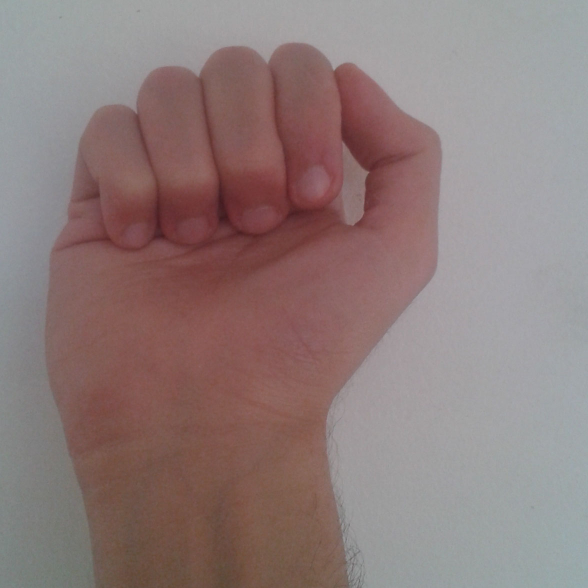
#> input picture Our Dataset/before preprocessing/A/A (1).jpg, 1176 x 1176 px (shown at 1/2 size); its folder holds only this picture in this run
$ jupyter execute --allow-errors '2 Prepare Our Dataset.ipynb'
#> lines starting #> are read from the running program, lines starting #| are printed output that depends on the picture; after the words box and inside, x2 and y2 are one past the last pixel; in counts of white or black regions, pixels touching at a corner belong together
#> (a cell that did not finish here is left out)

[cell 2]
import cv2
import glob
import os


data_path = "/content/drive/MyDrive/Colab Notebooks/ASL/Our Dataset/before preprocessing"
imgs = sorted(glob.glob(data_path+"/**/*.*", recursive=True))

n = 256

for i in imgs:
    img = cv2.imread(i, -1)
#> img is the input picture: shape (1176, 1176, 3); mean B, G, R 122.3, 123.6, 142.1
    re = cv2.resize(img, (n,n))
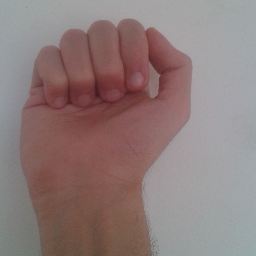
#> re: shape (256, 256, 3); mean B, G, R 122.2, 123.5, 142
    class_name = i[i.rfind('/')+1]
    file_name = i[i.rfind('/')+1:].replace('.jpg','')
    img = cv2.cvtColor(re, cv2.COLOR_BGR2RGB)
#> img: shape (256, 256, 3)
    gray = cv2.cvtColor(img, cv2.COLOR_RGB2GRAY)
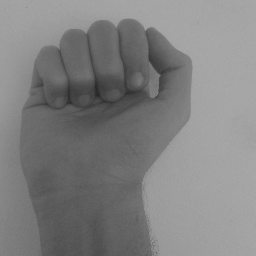
#> gray: shape (256, 256); min 37, max 170, mean 128.9
    gaus = cv2.GaussianBlur(gray,(5,5),2)
    adath = cv2.adaptiveThreshold(gaus,255,cv2.ADAPTIVE_THRESH_GAUSSIAN_C,cv2.THRESH_BINARY_INV,11,2)
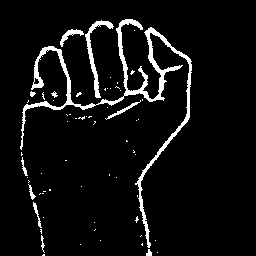
#> adath: shape (256, 256); 5.9% white; 64 white regions (53 under 20 px), largest, box (x1, y1, x2, y2) and area: (20, 19, 192, 248) 2814, (85, 20, 114, 98) 412, (60, 29, 84, 47) 134
    ret, thr = cv2.threshold(adath, 70, 255, cv2.THRESH_BINARY_INV+cv2.THRESH_OTSU)
#> ret = 0
    final_path = "/content/drive/MyDrive/Colab Notebooks/ASL/Our Dataset/after preprocessing/"+class_name+"/"+file_name+".jpg"
    dir = os.path.join("/content/drive/MyDrive/Colab Notebooks/ASL/Our Dataset/after preprocessing/",class_name)
    if not os.path.exists(dir):
      os.mkdir(dir)
    cv2.imwrite(final_path,thr)
    print("Done: "+final_path)
#> pass 2 of the loop `for i in imgs:`:
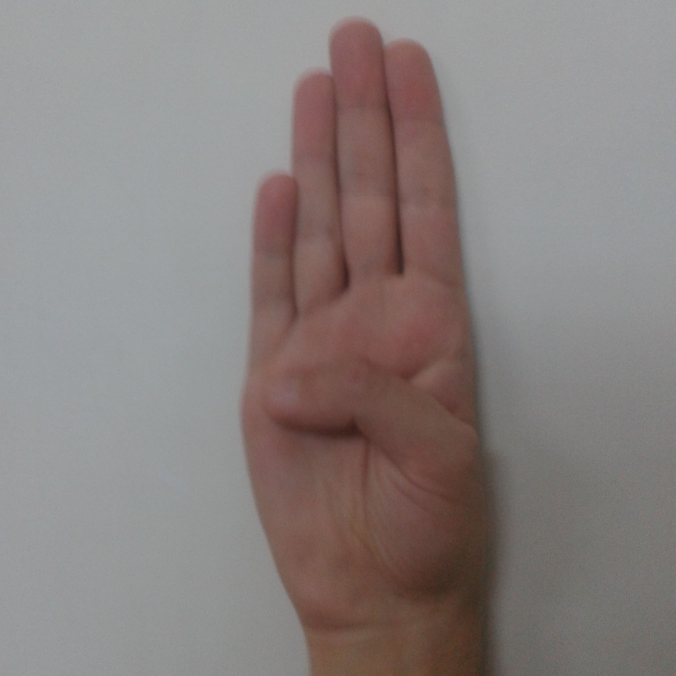
#> input picture Our Dataset/before preprocessing/B/B (10).jpg, 1352 x 1352 px (shown at 1/2 size)
#> img is the input picture: shape (1352, 1352, 3); mean B, G, R 126.7, 128.5, 136.8
#> img: shape (256, 256, 3)
#> `gray = cv2.cvtColor(img, cv2.COLOR_RGB2GRAY)`:
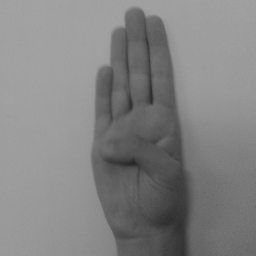
#> gray: shape (256, 256); min 38, max 165, mean 130.7
#> `adath = cv2.adaptiveThreshold(gaus,255,cv2.ADAPTIVE_THRESH_GAUSSIAN_C,..`:
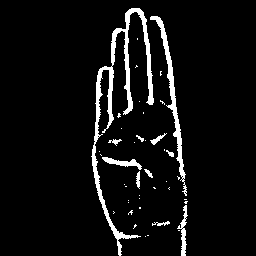
#> adath: shape (256, 256); 5.9% white; 43 white regions (32 under 20 px), largest, box (x1, y1, x2, y2) and area: (91, 8, 154, 256) 2218, (150, 16, 187, 196) 862, (177, 205, 188, 256) 208

print(str(len(imgs))+" files completed")

[cell 3]
import glob
import cv2
import pandas as pd
import numpy as np

imgs = sorted(glob.glob("/content/drive/MyDrive/Colab Notebooks/ASL/Our Dataset/after preprocessing/**/*.*", recursive=True))

df = pd.DataFrame()

for i in imgs:
    img = cv2.imread(i, 0)
    arr = np.asarray(img).ravel()
    df = df.append([arr], ignore_index=True)
    print("Done: "+i)

print(str(len(imgs))+" files completed")

[cell 4]
pList = []

for i in range(1,256*256+1):
  pList.append('P'+str(i))

#> (the rest of this cell did not finish here and is left out)
